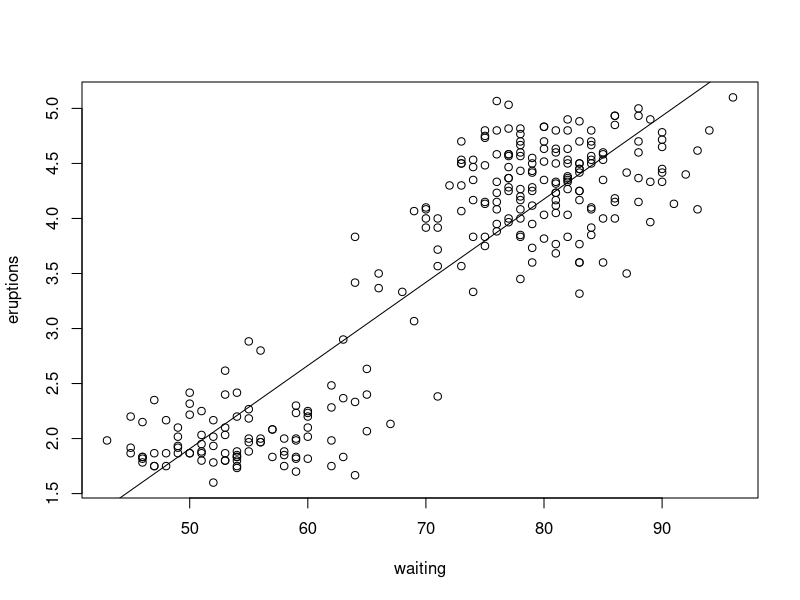
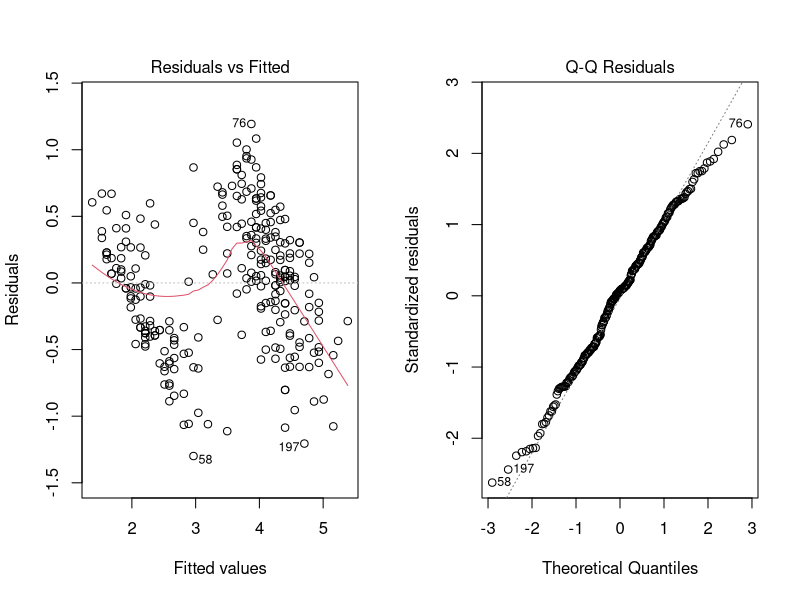

The R script that drew these images, in order:
?faithful

View(faithful)

plot(eruptions ~ waiting, data = faithful)
eruptions_lm <- lm(eruptions ~ waiting, data = faithful)
abline(eruptions_lm)
summary(eruptions_lm)

par(mfrow=c(1,2))
plot(eruptions_lm, which=1:2)
par(mfrow = c(1,1))
